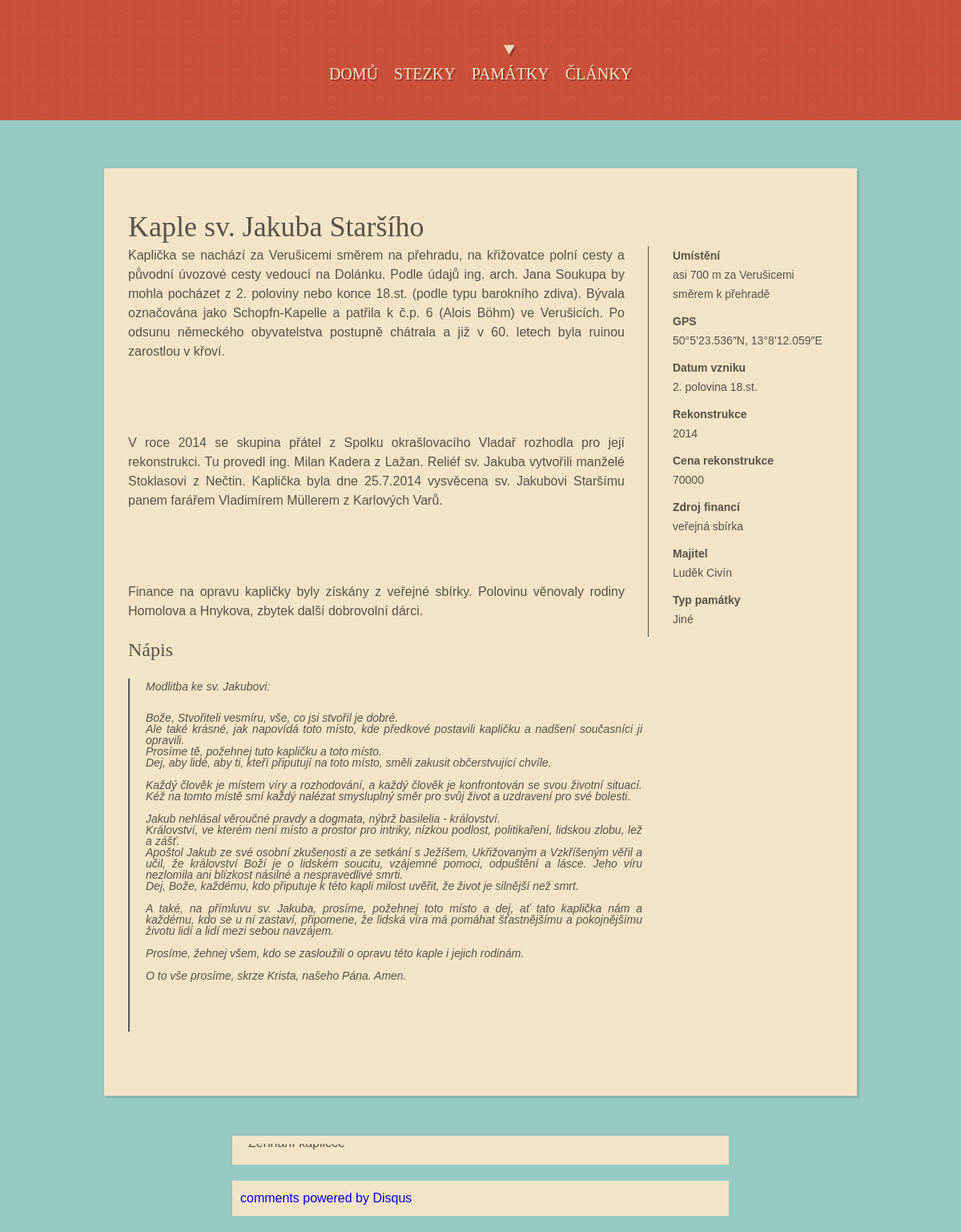
Screenshot of /relic/view/kaple-sv-jakuba-starsiho with the database file from the repository.
### relic/models.py (models this page shows, shortened)
class Relic(models.Model):
    title = models.CharField(max_length=100, unique=True, verbose_name="Název")
    place = models.CharField(max_length=100, blank=True, verbose_name="Umístění")
    gps = models.CharField(max_length=50, blank=True, verbose_name="GPS")
    date_of_build = models.CharField(max_length=20, null=True, verbose_name="Datum vzniku", blank=True)
    reconstruction = models.CharField(max_length=200, null=True, verbose_name="Rekonstrukce", blank=True)
    price_of_rec = models.IntegerField(verbose_name="Cena rekonstrukce", null=True, blank=True)
    source_of_finance = models.CharField(max_length=30, blank=True, verbose_name="Zdroj financí")
    owner = models.CharField(max_length=40, blank=True, verbose_name="Vlastník")
    type_of_r = models.CharField(max_length=8, choices=types_choice, blank=True, null=True, verbose_name="Typ památky")
    sign = models.TextField(null=True, blank=True, verbose_name="Nápis")
    body = models.TextField(verbose_name="Popis")
    katalog_numb = models.CharField(max_length=30, blank=True, verbose_name="Rejstříkové č.")
    series_num = models.IntegerField(blank=True, null=True, verbose_name="Pořadová číslo")
    w_ssr = models.BooleanField(default=False, verbose_name="Stezka sovy Rozárky")
    w_kc = models.BooleanField(default=False, verbose_name="Křížková cesta")
    w_czp = models.BooleanField(default=False, verbose_name="Cesta za pověstí")
    pic = ThumbnailerImageField(upload_to=get_name_file, null=True, blank=True, verbose_name="Titulní foto")
    pic2 = ThumbnailerImageField(upload_to=get_name_file, null=True, blank=True)
    picd_2 = models.CharField(max_length=100, null=True, blank=True, verbose_name="Popis")
    pic3 = ThumbnailerImageField(upload_to=get_name_file, null=True, blank=True)
    picd_3 = models.CharField(max_length=100, null=True, blank=True, verbose_name="Popis")
    pic4 = ThumbnailerImageField(upload_to=get_name_file, null=True, blank=True)
    picd_4 = models.CharField(max_length=100, null=True, blank=True, verbose_name="Popis")
    pic5 = ThumbnailerImageField(upload_to=get_name_file, null=True, blank=True)
    picd_5 = models.CharField(max_length=100, null=True, blank=True, verbose_name="Popis")
    pic6 = ThumbnailerImageField(upload_to=get_name_file, null=True, blank=True)
    picd_6 = models.CharField(max_length=100, null=True, blank=True, verbose_name="Popis")
    pic7 = ThumbnailerImageField(upload_to=get_name_file, null=True, blank=True)
    picd_7 = models.CharField(max_length=100, null=True, blank=True, verbose_name="Popis")
    pic8 = ThumbnailerImageField(upload_to=get_name_file, null=True, blank=True)
    picd_8 = models.CharField(max_length=100, null=True, blank=True, verbose_name="Popis")
    posted = models.DateField(db_index=True, auto_now_add=True)
    slug = models.SlugField(max_length=100, unique=True, verbose_name="Nechat")

### relic/views.py (the view)
def view_relic(request, slug):
    context = { 'relic': get_object_or_404(Relic, slug=slug),
                'pics': get_all_pics(get_object_or_404(Relic, slug=slug)),
                'dam': get_day_and_month(get_object_or_404(Relic, slug=slug)),
               }
    return render(request, 'view_relic.html', context)

### cont_proces.py (called while the page is built)
def extra_context(request):
    extras = {}
    extras["ALL_RELICS"] = Relic.objects.all().order_by("-title")
    return(extras)

### relic/views.py (called while the page is built)
def get_all_pics(relic):
    vysl = []
    for att in dir(relic):
        if str(att).find("pic") != -1 and str(att).find("picd_") == -1 and len(att) != 3:
            pic = getattr(relic, att)
            if getattr(relic, "picd_{0}".format(att[-1])) and pic and pic != "":
                vysl.append([pic, getattr(relic, "picd_{0}".format(att[-1]))])
            elif  pic != "":
                vysl.append([pic, ""])
    return(vysl)

def get_day_and_month(relic):
    a = relic.posted
    mes = ""
    if a.month == 1: mes = "Leden"
    elif a.month == 2: mes = "Únor"
    elif a.month == 3: mes = "Březen"
    elif a.month == 4: mes = "Duben"
    elif a.month == 5: mes = "Květen"
    elif a.month == 6: mes = "Červen"
    elif a.month == 7: mes = "Červenec"
    elif a.month == 8: mes = "Srpen"
    elif a.month == 9: mes = "Září"
    elif a.month == 10: mes = "Říjen"
    elif a.month == 11: mes = "Listopad"
    elif a.month == 12: mes = "Prosinec"
    else: mes = "nic"
    return(a.day, mes)

### relic/templates/view_relic.html (shortened to what this page needs)
{% extends 'base.html' %}
{% block current_item4 %}class="current-menu-item" {% endblock %}
{% block content %}
{% load thumbnail %}
<div class="page-content portfolio-content">
    <div class="entry-content cf">
        <h2 class="caption">{{ relic.title }}</h2>
        <div class="project-content">
            {{relic.body|safe}}
         {% if relic.sign != "" %}
         <h4 class="caption">Nápis</h4>
           <span class="pullquote-left">{{ relic.sign|safe }}</span>
         {% endif %}
        </div>
        <div class="project-info">
            {% if relic.place != "" %}
            <p><strong>Umístění</strong>{{relic.place|safe}}</p>
            {% endif %}
            {% if relic.gps != "" %}
            <p><strong>GPS</strong>{{ relic.gps }}</p>
            {% endif %}
            {% if relic.date_od_build != "" %}
            <p><strong>Datum vzniku</strong>{{ relic.date_of_build }}</p>
            {% endif %}
            {% if relic.reconstruction != "" %}
            <p><strong>Rekonstrukce</strong>{{ relic.reconstruction }}</p>
            {% endif %}
            {% if relic.price_of_rec != None %}
            <p><strong>Cena rekonstrukce</strong>{{ relic.price_of_rec }}</p>
            {% endif %}
            {% if relic.source_of_finance != "" %}
            <p><strong>Zdroj financí</strong>{{ relic.source_of_finance }}</p>
            {% endif %}
            {% if relic.owner != "" %}
            <p><strong>Majitel</strong>{{ relic.owner }}</p>
            {% endif %}
            {% if relic.type_of_r != "" %}
            <p><strong>Typ památky</strong>{{ relic.type_of_r }}</p>
            {% endif %}
        </div>
        </div>
    </div>
</div>
{% if pics %}
<div class="slider-wrapper theme-default">
    <div id="slider-project" class="nivoSlider">
        {% for pic, desc in pics %}
        {% if desc != "" %}
        <a href="{{ pic.url }}">
        </a>
        {% endif %}
        {% endfor %}
        {% else %}
        <p>There are no pics</p>
        {% endif %}
    </div>
</div>
<div class="slider-wrapper theme-default">
    <a href="http://disqus.com" class="dsq-brlink">comments powered by <span class="logo-disqus">Disqus</span></a>
</div>
{% endblock %}

### sfiles/central/css/nivo-slider.css (style rules this page uses)
.nivoSlider { position: relative; width: 100%; height: auto; overflow: hidden; }
.nivoSlider a.nivo-imageLink { position: absolute; top: 0px; left: 0px; width: 100%; height: 100%; border: 0; padding: 0; margin: 0; z-index: 6; display: none; }
.theme-default { padding: 10px; background: #f3e4c8; margin-bottom: 20px; max-height: 600px; max-width: 600px; display: block; margin-left: auto; margin-right: auto; }
.theme-default .nivoSlider { position: relative; background: #f3e4c8 url(../img/loading.gif) no-repeat 50% 50%; }
.theme-default .nivoSlider a { border: 0; display: block; }

### sfiles/central/css/style.css (style rules this page uses)
.cf:after, .cf:before { content: ""; display: table; }
.cf:after { clear: both; }
.cf { zoom: 1; }
body { font-family: Helvetica, Arial, sans-serif; font-size: 16px; line-height: 1.5em; background: #95c9c3 url(../img/grunge.png) repeat-x center 150px; }
body a { text-decoration: none; -webkit-transition: all 0.3s ease; -moz-transition: all 0.3s ease; -o-transition: all 0.3s ease; transition: all 0.3s ease; }
body p { margin-bottom: 21px; }
#main h1, #main h2, #main h3, #main h4, #main h5, #main h6 { font-family: mensch; line-height: 1.3em; }
h2 { font-size: 36px; }
h4 { font-size: 24px; }
.page-content { position: relative; background: #f3e4c8; color: #585246; padding: 50px 30px 60px 30px; box-shadow: 3px 3px 0 0 rgba(0, 0, 0, 0.1); }
.portfolio-content { margin-bottom: 40px; }
.portfolio-content .project-content { float: left; width: 620px; text-align: justify; }
.portfolio-content .project-info { float: right; width: 200px; font-size: 14px; padding-left: 30px; border-left: 1px solid #585246; }
.portfolio-content .project-info p { margin-bottom: 10px; }
.portfolio-content .project-info strong { font-weight: bold; display: block; }
.entry-content strong { font-weight: bold; }

### sfiles/central/css/elements.css (style rules this page uses)
.pullquote-right, .pullquote-left { border-left: #555555 2px solid; float: right; font-size: 14px; line-height: 1.5em; margin: 20px 0px 20px 20px; width: 100%; font-style: italic; }
.pullquote-left { float: left; margin: 20px 20px 20px 0px; padding: 0 0 0 20px; }

### rows the page displays
Relic: title "Kaple sv. Jakuba Staršího", body "Kaplička se nachází za Verušicemi směrem na přehradu, na křižovatce polní cesty a původní úvozové cesty vedoucí na Dolánku. Podle údajů ing. arch. Jana Soukupa by mohla pocházet z 2. poloviny nebo konce 18.st. (podle typu barokního zdiva). Bývala označována jako Schopfn-Kapelle a patřila k č.p. 6 (Alois Böhm) ve Verušicích. Po odsunu německého obyvatelstva postupně chátrala a již v 60. letech byla ruinou zarostlou v křoví. V roce 2014 se skupina přátel z Spolku okrašlovacího Vladař rozhodla pro její rekonstrukci. Tu provedl ing. Milan Kadera z Lažan. Reliéf sv. Jakuba vytvořili manželé Stoklasovi z Nečtin. Kaplička byla dne 25.7.2014 vysvěcena sv. Jakubovi Staršímu panem farářem Vladimírem…", sign "Modlitba ke sv. Jakubovi: Bože, Stvořiteli vesmíru, vše, co jsi stvořil je dobré. Ale také krásné, jak napovídá toto místo, kde předkové postavili kapličku a nadšení současníci ji opravili. Prosíme tě, požehnej tuto kapličku a toto místo. Dej, aby lidé, aby ti, kteří připutují na toto místo, směli zakusit občerstvující chvíle. Každý člověk je místem víry a rozhodování, a každý člověk je konfrontován se svou životní situací. Kéž na tomto místě smí každý nalézat smysluplný směr pro svůj život a uzdravení pro své bolesti. Jakub nehlásal věroučné pravdy a dogmata, nýbrž basilelia - království. Království, ve kterém není místo a prostor pro intriky, nízkou podlost, politikaření, lidskou zlobu,…", place "asi 700 m za Verušicemi směrem k přehradě", gps "50°5’23.536″N, 13°8’12.059″E", date_of_build "2. polovina 18.st.", reconstruction "2014", price_of_rec "70000", source_of_finance "veřejná sbírka", owner "Luděk Civín", type_of_r "Jiné"
